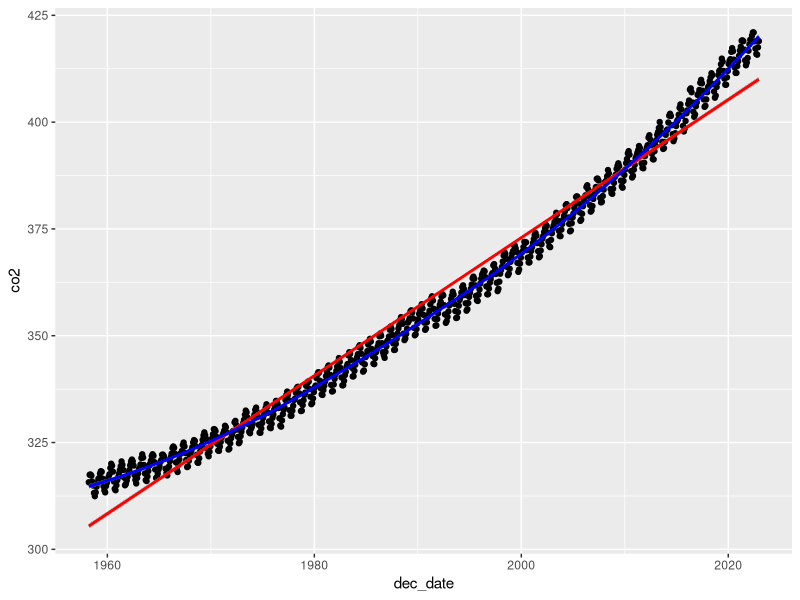
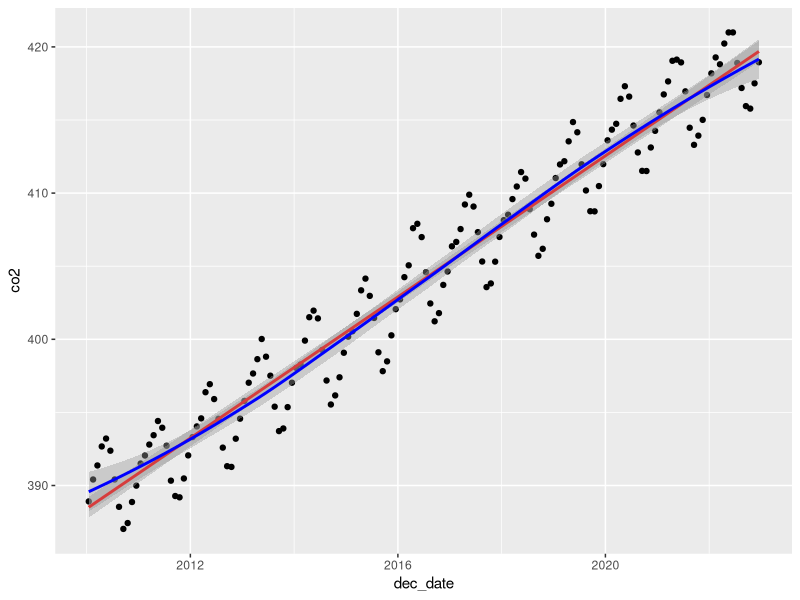

Write the R code that produced these figures, in order.
## ---- chunk 1
knitr::opts_chunk$set(echo = TRUE)
library(mgcv)
library(ggplot2)
co2<-read.csv("co2_mm_mlo.csv")
## ---- chunk 2
head(co2)
## ---- chunk 3
ggplot(co2, aes(x=dec_date, y=co2))+
    geom_point()+
    geom_smooth(method='lm',col="red")+
    geom_smooth(col="blue")
## ---- chunk 4
co2_s<-co2[co2$year >= 2010,]
ggplot(co2_s, aes(x=dec_date, y=co2))+
    geom_point()+
    geom_smooth(method='lm',col="red")+
    geom_smooth(col="blue")
## ---- chunk 5

## ---- chunk 6

## ---- chunk 7

## ---- chunk 8


